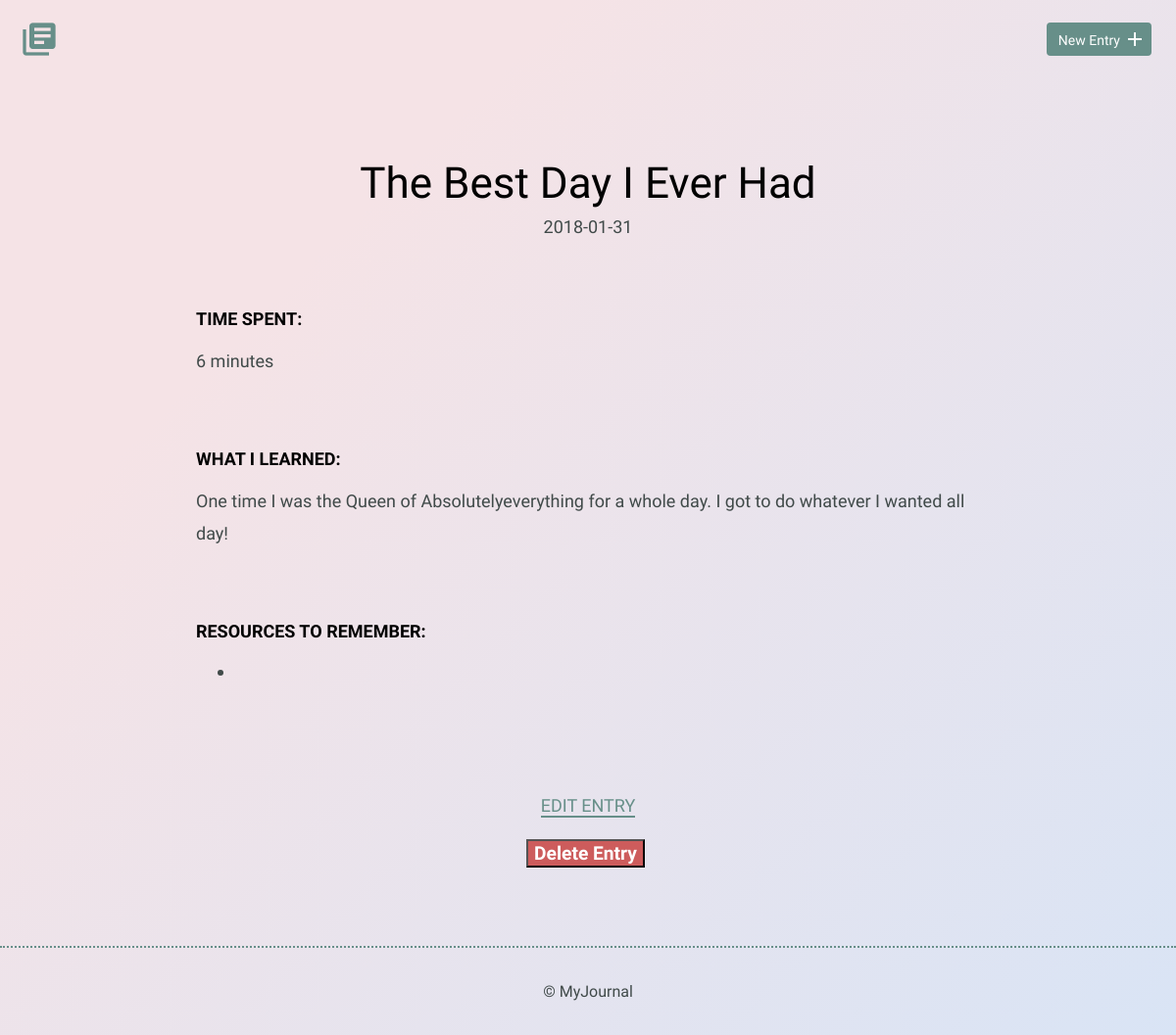
Screenshot of /detail.php?id=1 with the database file from the repository.
### tables this page shows
CREATE TABLE "entries" (
	`id`	INTEGER,
	`title`	TEXT,
	`date`	TEXT,
	`time_spent`	INTEGER,
	`learned`	BLOB,
	`resources`	BLOB,
	PRIMARY KEY(`id`)
);

### inc/functions.php (called while the page is built, shortened)
<?php
function get_single_entry($id) {
	include 'inc/dbconnection.php';
	$get_entry = "SELECT id, title, date, time_spent, learned, resources
								FROM entries
								WHERE id = ?";
	if (isset($_GET['id'])) {
		try {
			$results = $db->prepare($get_entry);
			$results->bindValue(1, $id, PDO::PARAM_INT);
			$results->execute();
		} catch (Connection $e) {
				$e->getMessage();
				return array();
		}
	}
	return $results->fetch(PDO::FETCH_ASSOC);
}

### detail.php (the view, shortened to what this page needs)
<?php
	include 'inc/head.php';
	include 'inc/functions.php';
	$single_entry = get_single_entry($_GET['id']);
?>
    <body>
        <header>
            <div class="container">
                <div class="site-header">
                    <a class="logo" href="index.php"><i class="material-icons">library_books</i></a>
                    <a class="button icon-right" href="new.php"><span>New Entry</span> <i class="material-icons">add</i></a>
                </div>
            </div>
        </header>
        <section>
            <div class="container">
                <div class="entry-list single">
                    <article>
												<h1><?php echo $single_entry['title']; ?></h1>
                        <time datetime="2016-01-31"><?php echo $single_entry['date']; ?></time>
                        <div class="entry">
                            <h3>Time Spent: </h3>
                            <p><?php echo $single_entry['time_spent']; ?> minutes</p>
                        </div>
                        <div class="entry">
                            <h3>What I Learned:</h3>
                            <p><?php echo $single_entry['learned']; ?></p>
                        </div>
                        <div class="entry">
                            <h3>Resources to Remember:</h3>
                            <ul>
                                <li><?php echo $single_entry['resources']; ?></li>
                            </ul>
                        </div>
                    </article>
                </div>
            </div>
            <div class="edit">
                <p><a href="edit.php?id=<?php echo $single_entry['id'];?>">Edit Entry</a></p>
								<form class='delete-form' method="POST" action="">
									<input type="submit" class="delete-btn" name="deleteEntry" value="Delete Entry">
								</form>
            </div>
        </section>
				<?php include 'inc/footer.php'; ?>

### css/site.css (style rules this page uses)
body { background-color: #d9e4f5; background-image: linear-gradient(315deg, #d9e4f5 0%, #f5e3e6 74%); font-size: 16px; color: #404a49; font-family: 'Cousine', serif; font-weight: 400; }
.container { margin: 0 auto; padding: 0 25px; }
header .site-header { margin: 0 auto; height: 95px; }
header .logo i { color: #678f89; margin: 20px 0 0 -5px; float: left; font-size: 40px; }
header .button { float: right; margin: 33px 0 0 0; }
.button { padding: 8px 10px 6px 10px; background: #678f89; border: 2px solid #678f89; border-radius: 4px; text-decoration: none; color: #FFF; position: relative; text-align: center; font-size: 14px; }
.button.icon-right { padding-right: 30px; top: -10px; }
.button.icon-right i { position: absolute; top: 3px; right: 3px; }
h1, h2, h3 { margin: 0; font-weight: 400; line-height: 1em; color: #000; }
h1 { font-size: 44px; margin-bottom: 12px; }
h3 { font-size: 18px; font-family: 'Work Sans', serif; font-weight: 600; text-transform: uppercase; }
p { line-height: 1.8em; font-size: 18px; }
p a { border-bottom: 2px solid #678f89; padding: 0; color: #678f89; text-decoration: none; }
ul li { line-height: 1.8em; font-size: 18px; }
.entry-list, .edit-entry, .new-entry { max-width: 800px; margin: 0 auto; padding: 70px 0 150px 0; }
.entry-list article { margin-bottom: 70px; text-align: center; }
.entry-list article:last-child { margin-bottom: 0; }
.entry-list.single { padding-bottom: 70px; }
.entry-list.single time { font-size: 18px; }
.entry { max-width: 800px; margin: 75px auto 0 auto; text-align: left; }
.entry p { margin-bottom: 40px; }
.edit { padding-bottom: 80px; text-align: center; margin: 0 auto; }
.edit a { font-weight: 400; text-transform: uppercase; font-size: 18px; }
input[type=submit] { margin-right: 5px; }
.delete-btn { font-size: 1.2em; background-color: indianred; color: white; font-weight: bold; border-radius: 20px solid rosybrown; }
.delete-form { width: 50%; margin-left: 25%; }

### rows the page displays
entries: title "The Best Day I Ever Had", date "2018-01-31", time_spent "6", learned "One time I was the Queen of Absolutelyeverything for a whole day. I got to do whatever I wanted all day!"
